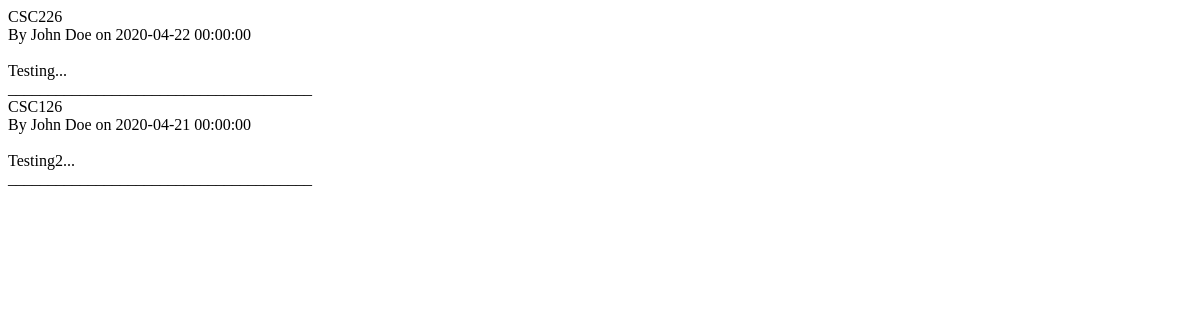
The app's page /Code/mainPage.php, older data.
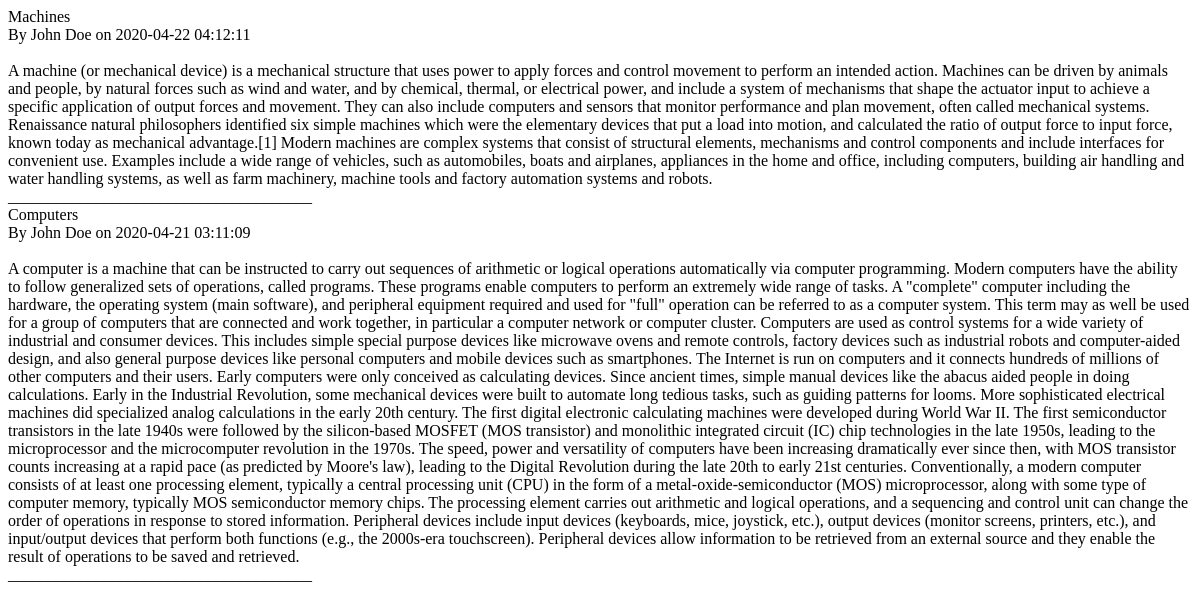
The same page, newer data.
### tables this page shows
CREATE TABLE `post` (
  `POST_ID` char(3) NOT NULL,
  `TITLE` char(100) DEFAULT NULL,
  `CONTENT` text DEFAULT NULL,
  `USER_ID` char(3) DEFAULT NULL,
  `DATE` datetime DEFAULT NULL
);

CREATE TABLE `user` (
  `USER_ID` char(3) NOT NULL,
  `NAME` char(35) NOT NULL,
  `EMAIL` char(50) NOT NULL,
  `PASSWORD` varchar(255) NOT NULL
);

### Code/mainPage.php (the view, shortened to what this page needs)
<?php
	include "includes/dbconnect.inc.php";
?>
<html>
	<head>
	</head>
	<body>
		<?php
			$pagerows = 5;
			if ((isset($_GET['page']) && is_numeric($_GET['page']))){
				$current_page = htmlspecialchars($_GET['page']);
			} else{
				$current_page = 1;
			}
			$start = ($current_page-1) * $pagerows;
			$query1 = "SELECT u.NAME, p.TITLE, p.CONTENT, p.DATE ";
			$query1 .= "FROM user u ";
			$query1 .= "JOIN post p ";
			$query1 .= "ON u.USER_ID = p.USER_ID ";
			$query1 .= "ORDER BY DATE DESC ";
			$query1 .= "LIMIT ?, ?";
			$stmt = $conn->prepare($query1);
			$stmt->bind_param("ii", $start, $pagerows);
			$stmt->execute();
			$result = $stmt->get_result()->fetch_all(MYSQLI_ASSOC);
			if($result){
		?>
		<?php
			foreach($result as $post){
				echo $post['TITLE']."<br>";
				echo "By ".$post['NAME']." on ";
				echo $post['DATE'];
				echo "<br><br>";
				echo $post['CONTENT'];
				echo "<br>______________________________________<br>";
			}
		?>
		<?php
			} else{
				echo "<p>There are no records!!! </p>";
				exit();
			}
		?>
	</body>
</html>

Row changes from the older to the newer data that the page shows:
removed post: TITLE "CSC226", USER_ID.NAME "John Doe", DATE "2020-04-22 00:00:00", CONTENT "Testing..."
removed post: TITLE "CSC126", USER_ID.NAME "John Doe", DATE "2020-04-21 00:00:00", CONTENT "Testing2..."
added post: TITLE "Machines", USER_ID.NAME "John Doe", DATE "2020-04-22 04:12:11", CONTENT "A machine (or mechanical device) is a mechanical structure that uses power to apply forces and control movement to perform an intended action. Machines can be driven by animals and people, by natural forces such as wind and water, and by chemical, thermal, or electrical power, and include a system of mechanisms that shape the actuator input to achieve a specific application of output forces and movement. They can also include computers and sensors that monitor performance and plan movement, often called mechanical systems. Renaissance natural philosophers identified six simple machines which were the elementary devices that put a load into motion, and calculated the ratio of output force to…"
added post: TITLE "Computers", USER_ID.NAME "John Doe", DATE "2020-04-21 03:11:09", CONTENT "A computer is a machine that can be instructed to carry out sequences of arithmetic or logical operations automatically via computer programming. Modern computers have the ability to follow generalized sets of operations, called programs. These programs enable computers to perform an extremely wide range of tasks. A \"complete\" computer including the hardware, the operating system (main software), and peripheral equipment required and used for \"full\" operation can be referred to as a computer system. This term may as well be used for a group of computers that are connected and work together, in particular a computer network or computer cluster. Computers are used as control systems for a…"
